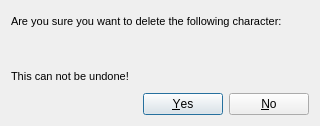
<?xml version="1.0" encoding="UTF-8"?>
<ui version="4.0">
 <class>DeleteCharacterDialog</class>
 <widget class="QDialog" name="DeleteCharacterDialog">
  <property name="geometry">
   <rect>
    <x>0</x>
    <y>0</y>
    <width>320</width>
    <height>126</height>
   </rect>
  </property>
  <property name="windowTitle">
   <string>Are you sure?</string>
  </property>
  <property name="autoFillBackground">
   <bool>false</bool>
  </property>
  <layout class="QVBoxLayout" name="verticalLayout_2">
   <item>
    <layout class="QVBoxLayout" name="verticalLayout">
     <item>
      <widget class="QLabel" name="label">
       <property name="font">
        <font>
         <pointsize>8</pointsize>
        </font>
       </property>
       <property name="text">
        <string>Are you sure you want to delete the following character:</string>
       </property>
      </widget>
     </item>
     <item>
      <widget class="QLabel" name="charLabel">
       <property name="font">
        <font>
         <pointsize>8</pointsize>
         <weight>75</weight>
         <bold>true</bold>
        </font>
       </property>
       <property name="text">
        <string notr="true"/>
       </property>
      </widget>
     </item>
     <item>
      <widget class="QLabel" name="label_3">
       <property name="font">
        <font>
         <pointsize>8</pointsize>
        </font>
       </property>
       <property name="text">
        <string>This can not be undone!</string>
       </property>
      </widget>
     </item>
    </layout>
   </item>
   <item>
    <widget class="QDialogButtonBox" name="buttonBox">
     <property name="orientation">
      <enum>Qt::Horizontal</enum>
     </property>
     <property name="standardButtons">
      <set>QDialogButtonBox::No|QDialogButtonBox::Yes</set>
     </property>
    </widget>
   </item>
  </layout>
 </widget>
 <resources/>
 <connections>
  <connection>
   <sender>buttonBox</sender>
   <signal>accepted()</signal>
   <receiver>DeleteCharacterDialog</receiver>
   <slot>accept()</slot>
   <hints>
    <hint type="sourcelabel">
     <x>248</x>
     <y>254</y>
    </hint>
    <hint type="destinationlabel">
     <x>157</x>
     <y>274</y>
    </hint>
   </hints>
  </connection>
  <connection>
   <sender>buttonBox</sender>
   <signal>rejected()</signal>
   <receiver>DeleteCharacterDialog</receiver>
   <slot>reject()</slot>
   <hints>
    <hint type="sourcelabel">
     <x>316</x>
     <y>260</y>
    </hint>
    <hint type="destinationlabel">
     <x>286</x>
     <y>274</y>
    </hint>
   </hints>
  </connection>
 </connections>
</ui>
